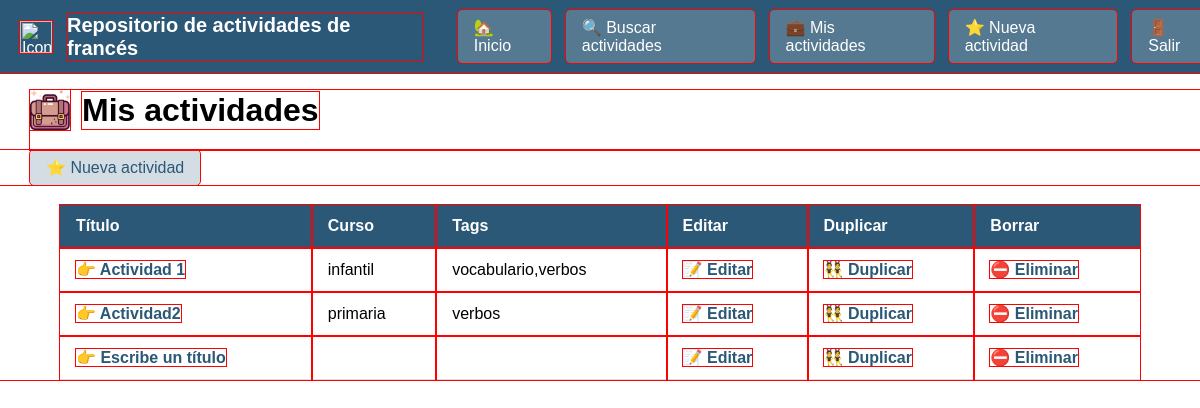
The app's page /mis-actividades/ (signed in), older data.
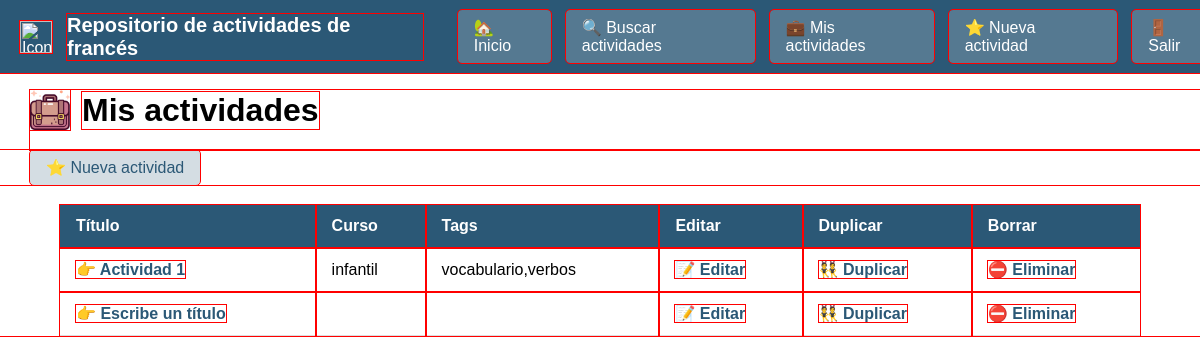
The same page, newer data.
### app/models.py (models this page shows, shortened)
class Actividad(models.Model):
    class Curso(models.TextChoices):
        INFANTIL = 'infantil', 'Infantil'
        PRIMARIA = 'primaria', 'Primaria'
    class Tag(models.TextChoices):
        VERBOS = 'verbos', 'Verbos'
        VOCABULARIO = 'vocabulario', 'Vocabulario'
        COMPRENSION = 'comprension', 'Comprensión'
    usuario = models.ForeignKey(User, on_delete=models.CASCADE, related_name='actividades')
    titulo = models.CharField(max_length=255)
    curso = models.CharField(max_length=20, choices=Curso.choices)
    tags = models.CharField(max_length=200)
    json = models.CharField(max_length=2000)
    imagen = models.ImageField(upload_to='actividades/', null=True, blank=True)

### app/views.py (the view)
# urls.py: path('mis-actividades/', views.mis_actividades, name='mis_actividades'),
@login_required
def mis_actividades(request):
    actividades = Actividad.objects.filter(usuario=request.user)
    return render(request, 'mis_actividades.html', {'actividades': actividades})

### app/templates/mis_actividades.html
{% extends 'base.html' %}
{% load static %}
{% block content %}
<div class="titulo-seccion">
    <img src="{% static 'img/icono_actividades.png' %}" alt="Icono" class="titulo-icono">
    <h1>Mis actividades</h1>
</div>
<nav class="menu-seccion">
    <a href="{% url 'nueva_actividad' %}">⭐ Nueva actividad</a>
</nav>
{% if actividades %}
<table class="tabla-actividades">
    <thead>
        <tr>
            <th>Título</th>
            <th>Curso</th>
            <th>Tags</th>
            <th>Editar</th>
            <th>Duplicar</th>
            <th>Borrar</th>
        </tr>
    </thead>
    <tbody>
        {% for actividad in actividades %}
        <tr>
            <td>
                <a href="{% url 'visor_actividad' actividad.id %}">
                    <strong>👉 {{ actividad.titulo }}</strong>
                </a>
            </td>
            <td>{{ actividad.curso }}</td>
            <td>{{ actividad.tags }}</td>
            <td>
                <a href="{% url 'editar_actividad' actividad.id %}">
                    <strong>📝 Editar</strong>
                </a>
            </td>
            <td>
                <a href="{% url 'duplicar_actividad' actividad.id %}">
                    <strong>👯 Duplicar</strong>
                </a>
            </td>
            <td>
                <a href="{% url 'borrar_actividad' actividad.id %}">
                    <strong>⛔ Eliminar</strong>
                </a>
            </td>
        </tr>
        {% endfor %}
    </tbody>
</table>
{% else %}
<p>No tienes actividades creadas.</p>
{% endif %}
{% endblock %}

### app/templates/base.html (shortened to what this page needs)
{% load static %}
<html lang="es">
<head>
    <link rel="stylesheet" href="{% static 'css/base.css' %}">
    <link rel="stylesheet" href="{% static 'css/mis_actividades.css' %}">
    <link rel="stylesheet" href="{% static 'css/visor_actividad.css' %}">
    <link rel="stylesheet" href="{% static 'css/editor_actividad.css' %}">
</head>
<body>
    <nav class="menu">
        <img src="{% static 'img/icono_app.png' %}" alt="Icono" class="menu-icon">
        <span class="menu-title">Repositorio de actividades de francés</span>
        <a href="{% url 'inicio' %}">🏡 Inicio</a>
        <a href="{% url 'buscar_actividades' %}">🔍 Buscar actividades</a>
        <a href="{% url 'mis_actividades' %}">💼 Mis actividades</a>
        <a href="{% url 'nueva_actividad' %}">⭐ Nueva actividad</a>
        <a href="{% url 'logout' %}">🚪 Salir</a>
    </nav>
    <main class="contenido-principal">
        {% block content %}{% endblock %}
    </main>
</body>
</html>

### app/static/css/base.css (style rules this page uses)
* { outline: 1px solid red; }
body { margin: 0; font-family: Arial, sans-serif; }
.menu { position: fixed; top: 0; left: 0; width: 100%; display: flex; align-items: center; background: #2b5876; color: white; padding: 10px 20px; gap: 15px; z-index: 1000; }
.menu-icon { width: 32px; height: 32px; }
.menu-title { font-size: 20px; font-weight: bold; margin-right: 20px; }
.menu a { background: rgba(255, 255, 255, 0.2); color: white; padding: 8px 16px; text-decoration: none; border-radius: 4px; transition: background 0.3s, transform 0.2s; }
.contenido-principal { padding-top: 60px; }
.contenido-principal h1, .contenido-principal h2, .contenido-principal p { margin-top: 0; }
.titulo-seccion { display: flex; align-items: center; gap: 12px; margin-left: 30px; margin-top: 30px; padding-bottom: 20px; }
.titulo-seccion h1 { margin: 0; }
.titulo-icono { width: 40px; height: 40px; }
.menu-seccion a { display: inline-block; background: rgba(43, 88, 118, 0.2); color: #2b5876; padding: 8px 16px; text-decoration: none; border-radius: 4px; transition: background 0.3s, transform 0.2s; margin-left: 30px; }

### app/static/css/mis_actividades.css (style rules this page uses)
.tabla-actividades { border-collapse: collapse; font-family: Arial, sans-serif; background: #ffffff; overflow: hidden; width: 90%; max-width: 1200px; margin: 20px auto; }
.tabla-actividades thead { background: #2b5876; color: white; text-align: left; }
.tabla-actividades th, .tabla-actividades td { padding: 12px 16px; border-bottom: 1px solid #ddd; }
.tabla-actividades a { color: #2b5876; text-decoration: none; font-weight: bold; }

### app/static/css/visor_actividad.css (style rules this page uses)
:root { --factor: 0.3; }

Row changes from the older to the newer data that the page shows:
removed Actividad: titulo "Actividad2", curso "primaria", tags "verbos"
